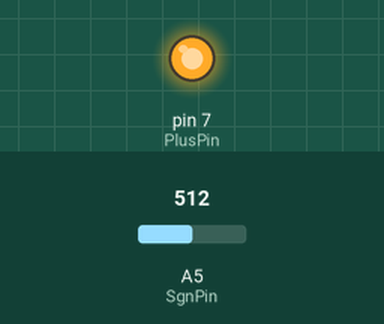
Recording of a sketch running on a simulated Arduino Uno, built with avr-gcc and run on an emulated ATmega328P. On the bench: output pins drawn as LEDs (lit = HIGH). The test bench sets the inputs (shaded band); at power-on: A5 (SgnPin) = 512. What the sketch prints to the serial monitor is not drawn.

Above: at 1.2 s.
1.3 s: A5 (SgnPin) set to 107
4.3 s: A5 (SgnPin) set to 93
Timing chart, 0 to 7.3 s (numbered marks = the images above; inputs shaded):
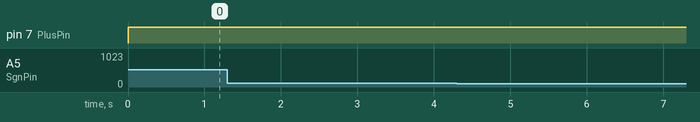

The sketch:

Water_Level_Sensor.ino
```cpp
int PlusPin=7;
int SgnPin=A5;

void setup() {
  // put your setup code here, to run once:
  Serial.begin(9600);
  pinMode(PlusPin,OUTPUT);
  digitalWrite(PlusPin,LOW);
}

void loop() {
  // put your main code here, to run repeatedly:
  digitalWrite(PlusPin,HIGH);
  delay(10);
  int val=analogRead(SgnPin);
  Serial.print("Sensor Value :- ");
  Serial.println(val);
}
```

Measured:
- after the input at 1.3 s, every drawn part: stays the same
- after the input at 4.3 s, every drawn part: stays the same
